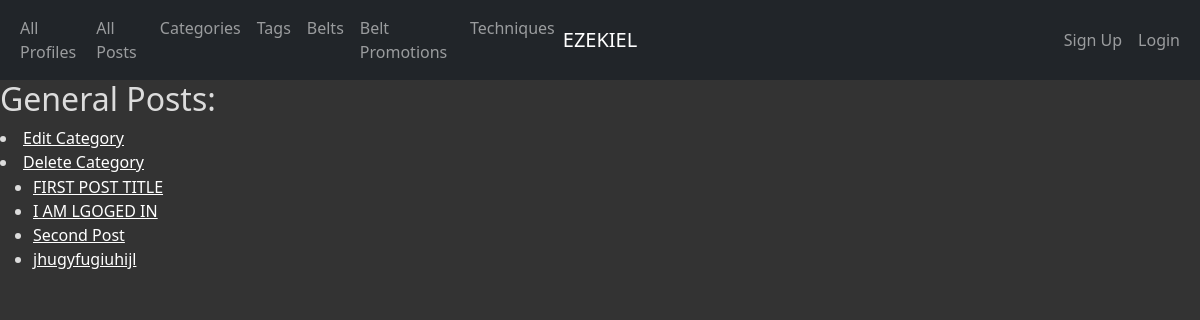
Before: /categories/1/ with the older database file.
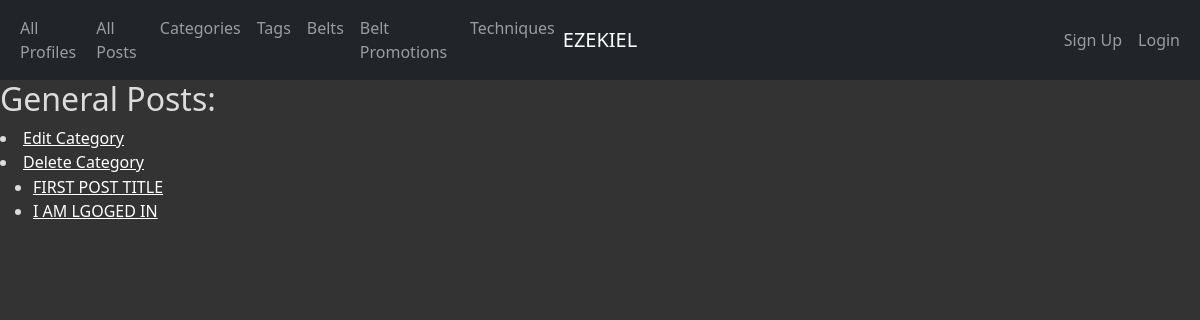
After: the same page with the newer database file.
### app_info/models.py (models this page shows, shortened)
class Post(models.Model):
    post_id = models.AutoField(primary_key=True)
    text = models.TextField()
    image = models.ImageField(default="")
    created_at = models.DateTimeField(auto_now_add=True)
    updated_at = models.DateTimeField(auto_now=True)
    likes = models.IntegerField(default=0)
    title = models.CharField(max_length=45)
    subtitle = models.CharField(max_length=45)
    profile = models.ForeignKey(Profile, related_name='posts', on_delete=models.CASCADE)
    categories = models.ForeignKey(Category, related_name='posts', on_delete=models.PROTECT)
    tags = models.ManyToManyField(Tag)
    def get_absolute_url(self):
        return reverse('app_info_post_detail_urlpattern',
                       kwargs={'pk': self.pk}
                       )
    class Meta:
        ordering = ['title']

### app_info/views.py (the view)
class CategoryDetail(DetailView):
    model = Category
    def get_context_data(self, **kwargs):
        context = super(DetailView, self).get_context_data(**kwargs)
        category = self.get_object()
        posts = category.posts.all()
        name = category.name
        context['posts'] = posts
        context['name'] = name
        return context

### app_info/models.py (called while the page is built)
    def get_update_url(self):
        return reverse('app_info_category_update_urlpattern',
                       kwargs={'pk': self.pk}
                       )

    def get_delete_url(self):
        return reverse('app_info_category_delete_urlpattern',
                       kwargs={'pk': self.pk}
                       )

### app_info/templates/app_info/category_detail.html (shortened to what this page needs)
{% extends 'app_info/base.html' %}
{% block content %}
    <h2>{{ category.name }} Posts:</h2>
        <li>
          <a
              href="{{ category.get_update_url }}"
              class="button button-primary">
            Edit Category</a></li>
        <li>
          <a
              href="{{ category.get_delete_url }}"
              class="button button-primary">
            Delete Category</a></li>
    <section>
        <table>
            <tr>
                <td>
                    <ul>
                        {% for post in posts %}
                        <li>
                            <a href="{{ post.get_absolute_url }}">{{ post.title }}</a>
                        </li>
                        {% empty %}
                        <li><em>There are no posts for this category</em></li>
                        {% endfor %}
                    </ul>
                </td>
            </tr>
        </table>
    </section>
{% endblock %}

Changed rows visible on the page:
removed Post: title "Second Post"
removed Post: title "jhugyfugiuhijl"
